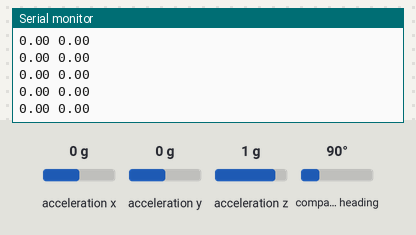
This sketch was run on a simulated Arduino Uno, built with avr-gcc and run on an emulated ATmega328P. Parts: the last lines printed to the serial monitor. The test bench sets the inputs (shaded band); at power-on: acceleration x 0 g, acceleration y 0 g, acceleration z 1 g, compass heading 90°.

Above: at 3.2 s.
3.3 s: acceleration x set to -1.4 g
At 3.33 s:
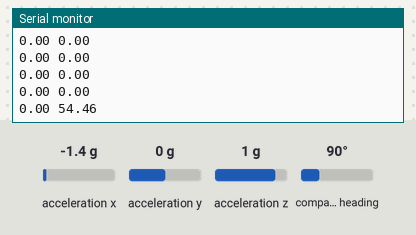
4.8 s: acceleration y set to -1.4 g
At 4.8 s:
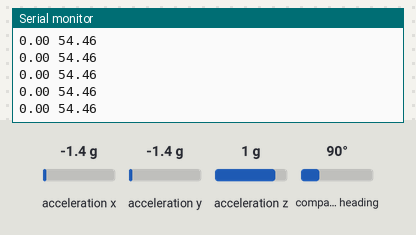
6.3 s: acceleration z set to -1.4 g
At 6.32 s:
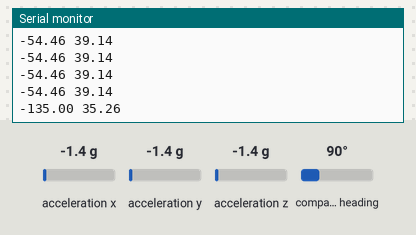
Timing chart, 0 to 9.3 s (numbered marks = the images above; inputs shaded):
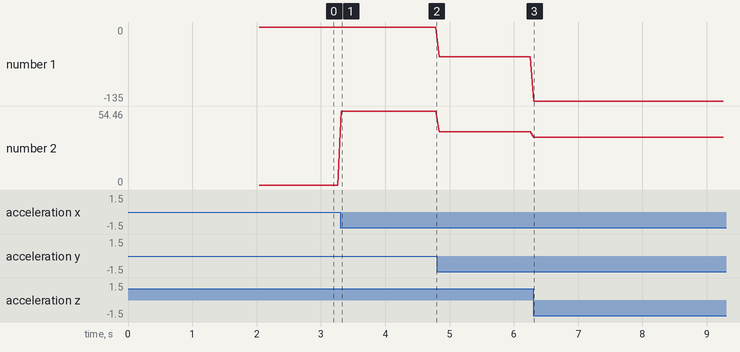

Measured:
- after the input at 3.3 s, the serial monitor: prints a new line at once (image 1)
- after the input at 6.3 s, the serial monitor: prints a new line at once (image 3)
- plotted number 1: 0 → -54.46 after the input at 4.8 s, -54.46 → -135 after the input at 6.3 s
- plotted number 2: 0 → 54.46 after the input at 3.3 s, 54.46 → 39.14 after the input at 4.8 s, 39.14 → 35.26 after the input at 6.3 s

The sketch:

BNO055_acc_test.ino
```cpp
#include <Wire.h>
#include <Adafruit_Sensor.h>
#include <Adafruit_BNO055.h>

Adafruit_BNO055 bno = Adafruit_BNO055(55, 0x28);

void setup() {
  Serial.begin(9600);
  delay(1000);

  if (!bno.begin()) {
    Serial.println("BNO055 not detected. Check wiring!");
    while (1);
  }

  delay(1000);
  bno.setExtCrystalUse(true);

  Serial.println("BNO055 Raw Accelerometer Roll & Pitch");
}

void loop() {
  sensors_event_t accelEvent;
  bno.getEvent(&accelEvent, Adafruit_BNO055::VECTOR_ACCELEROMETER);


  float roll  = atan2(accelEvent.acceleration.y, accelEvent.acceleration.z) * 180.0 / PI;
  float pitch = atan2(-accelEvent.acceleration.x,
                      sqrt(accelEvent.acceleration.y * accelEvent.acceleration.y +
                           accelEvent.acceleration.z * accelEvent.acceleration.z)) * 180.0 / PI;


  Serial.print(roll);
  Serial.print(" ");
  Serial.println(pitch);

  delay(50);
}
```
